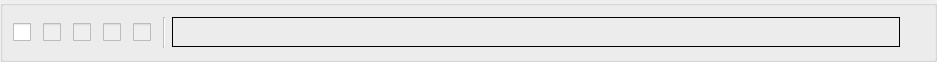
<?xml version="1.0" encoding="UTF-8"?>
<ui version="4.0">
 <class>GroupBox</class>
 <widget class="QGroupBox" name="GroupBox">
  <property name="geometry">
   <rect>
    <x>0</x>
    <y>0</y>
    <width>937</width>
    <height>62</height>
   </rect>
  </property>
  <property name="sizePolicy">
   <sizepolicy hsizetype="MinimumExpanding" vsizetype="Preferred">
    <horstretch>0</horstretch>
    <verstretch>0</verstretch>
   </sizepolicy>
  </property>
  <property name="windowTitle">
   <string>GroupBox</string>
  </property>
  <property name="title">
   <string/>
  </property>
  <layout class="QHBoxLayout" name="horizontalLayout">
   <property name="sizeConstraint">
    <enum>QLayout::SetNoConstraint</enum>
   </property>
   <property name="leftMargin">
    <number>10</number>
   </property>
   <property name="rightMargin">
    <number>10</number>
   </property>
   <item>
    <widget class="QCheckBox" name="checkBoxStar">
     <property name="sizePolicy">
      <sizepolicy hsizetype="Fixed" vsizetype="Fixed">
       <horstretch>0</horstretch>
       <verstretch>0</verstretch>
      </sizepolicy>
     </property>
     <property name="focusPolicy">
      <enum>Qt::NoFocus</enum>
     </property>
     <property name="styleSheet">
      <string notr="true">QCheckBox::indicator {
 width: 18px;
 height: 18px;
}

QCheckBox::indicator:checked
{
  image: url(/home/shrinidhi/bin/gitHub/rbhus/etc/icons/ic_action_star_active.png);
}
QCheckBox::indicator:unchecked
{
  image: url(/home/shrinidhi/bin/gitHub/rbhus/etc/icons/ic_action_star_inactive.png);
}</string>
     </property>
     <property name="text">
      <string/>
     </property>
    </widget>
   </item>
   <item>
    <widget class="QCheckBox" name="checkBoxNotes">
     <property name="enabled">
      <bool>false</bool>
     </property>
     <property name="sizePolicy">
      <sizepolicy hsizetype="Fixed" vsizetype="Fixed">
       <horstretch>0</horstretch>
       <verstretch>0</verstretch>
      </sizepolicy>
     </property>
     <property name="focusPolicy">
      <enum>Qt::NoFocus</enum>
     </property>
     <property name="styleSheet">
      <string notr="true">QCheckBox::indicator {
 width: 18px;
 height: 18px;
}

QCheckBox::indicator:checked
{
  image: url(/home/shrinidhi/bin/gitHub/rbhus/etc/icons/notes_true.png);
}
QCheckBox::indicator:unchecked
{
  image: url(/home/shrinidhi/bin/gitHub/rbhus/etc/icons/notes_false.png);
}</string>
     </property>
     <property name="text">
      <string/>
     </property>
    </widget>
   </item>
   <item>
    <widget class="QCheckBox" name="checkBoxReview">
     <property name="enabled">
      <bool>false</bool>
     </property>
     <property name="sizePolicy">
      <sizepolicy hsizetype="Fixed" vsizetype="Fixed">
       <horstretch>0</horstretch>
       <verstretch>0</verstretch>
      </sizepolicy>
     </property>
     <property name="focusPolicy">
      <enum>Qt::NoFocus</enum>
     </property>
     <property name="styleSheet">
      <string notr="true">QCheckBox::indicator {
 width: 18px;
 height: 18px;
}

QCheckBox::indicator:checked
{
  image: url(/home/shrinidhi/bin/gitHub/rbhus/etc/icons/review_approved.png);
}
QCheckBox::indicator:indeterminate
{
  image: url(/home/shrinidhi/bin/gitHub/rbhus/etc/icons/review_inprogress.png);
}
QCheckBox::indicator:unchecked
{
  image: url(/home/shrinidhi/bin/gitHub/rbhus/etc/icons/review_notdone.png);
}</string>
     </property>
     <property name="text">
      <string/>
     </property>
     <property name="checked">
      <bool>false</bool>
     </property>
     <property name="tristate">
      <bool>true</bool>
     </property>
    </widget>
   </item>
   <item>
    <widget class="QCheckBox" name="checkBoxPublish">
     <property name="enabled">
      <bool>false</bool>
     </property>
     <property name="sizePolicy">
      <sizepolicy hsizetype="Fixed" vsizetype="Fixed">
       <horstretch>0</horstretch>
       <verstretch>0</verstretch>
      </sizepolicy>
     </property>
     <property name="focusPolicy">
      <enum>Qt::NoFocus</enum>
     </property>
     <property name="styleSheet">
      <string notr="true">QCheckBox::indicator {
 width: 18px;
 height: 18px;
}

QCheckBox::indicator:checked
{
  image: url(/home/shrinidhi/bin/gitHub/rbhus/etc/icons/published_true.png);
}
QCheckBox::indicator:unchecked
{
  image: url(/home/shrinidhi/bin/gitHub/rbhus/etc/icons/published_false.png);
}</string>
     </property>
     <property name="text">
      <string/>
     </property>
     <property name="checked">
      <bool>false</bool>
     </property>
     <property name="tristate">
      <bool>false</bool>
     </property>
    </widget>
   </item>
   <item>
    <widget class="QCheckBox" name="checkBoxVersion">
     <property name="enabled">
      <bool>false</bool>
     </property>
     <property name="sizePolicy">
      <sizepolicy hsizetype="Fixed" vsizetype="Fixed">
       <horstretch>0</horstretch>
       <verstretch>0</verstretch>
      </sizepolicy>
     </property>
     <property name="focusPolicy">
      <enum>Qt::NoFocus</enum>
     </property>
     <property name="styleSheet">
      <string notr="true">QCheckBox::indicator {
 width: 18px;
 height: 18px;
}

QCheckBox::indicator:checked
{
  image: url(/home/shrinidhi/bin/gitHub/rbhus/etc/icons/published_true.png);
}
QCheckBox::indicator:unchecked
{
  image: url(/home/shrinidhi/bin/gitHub/rbhus/etc/icons/published_false.png);
}</string>
     </property>
     <property name="text">
      <string/>
     </property>
     <property name="checked">
      <bool>false</bool>
     </property>
     <property name="tristate">
      <bool>false</bool>
     </property>
    </widget>
   </item>
   <item>
    <widget class="Line" name="line_2">
     <property name="enabled">
      <bool>false</bool>
     </property>
     <property name="minimumSize">
      <size>
       <width>0</width>
       <height>30</height>
      </size>
     </property>
     <property name="orientation">
      <enum>Qt::Vertical</enum>
     </property>
    </widget>
   </item>
   <item>
    <widget class="QLabel" name="labelAsset">
     <property name="enabled">
      <bool>true</bool>
     </property>
     <property name="sizePolicy">
      <sizepolicy hsizetype="MinimumExpanding" vsizetype="Fixed">
       <horstretch>0</horstretch>
       <verstretch>0</verstretch>
      </sizepolicy>
     </property>
     <property name="minimumSize">
      <size>
       <width>0</width>
       <height>30</height>
      </size>
     </property>
     <property name="frameShape">
      <enum>QFrame::Box</enum>
     </property>
     <property name="text">
      <string/>
     </property>
     <property name="wordWrap">
      <bool>false</bool>
     </property>
     <property name="margin">
      <number>1</number>
     </property>
     <property name="textInteractionFlags">
      <set>Qt::NoTextInteraction</set>
     </property>
    </widget>
   </item>
   <item>
    <widget class="QWidget" name="widgetPreview" native="true">
     <property name="sizePolicy">
      <sizepolicy hsizetype="Preferred" vsizetype="Fixed">
       <horstretch>0</horstretch>
       <verstretch>0</verstretch>
      </sizepolicy>
     </property>
     <property name="minimumSize">
      <size>
       <width>0</width>
       <height>46</height>
      </size>
     </property>
     <layout class="QHBoxLayout" name="horizontalLayoutPreview">
      <property name="topMargin">
       <number>3</number>
      </property>
      <property name="bottomMargin">
       <number>3</number>
      </property>
     </layout>
    </widget>
   </item>
  </layout>
 </widget>
 <resources/>
 <connections/>
</ui>
